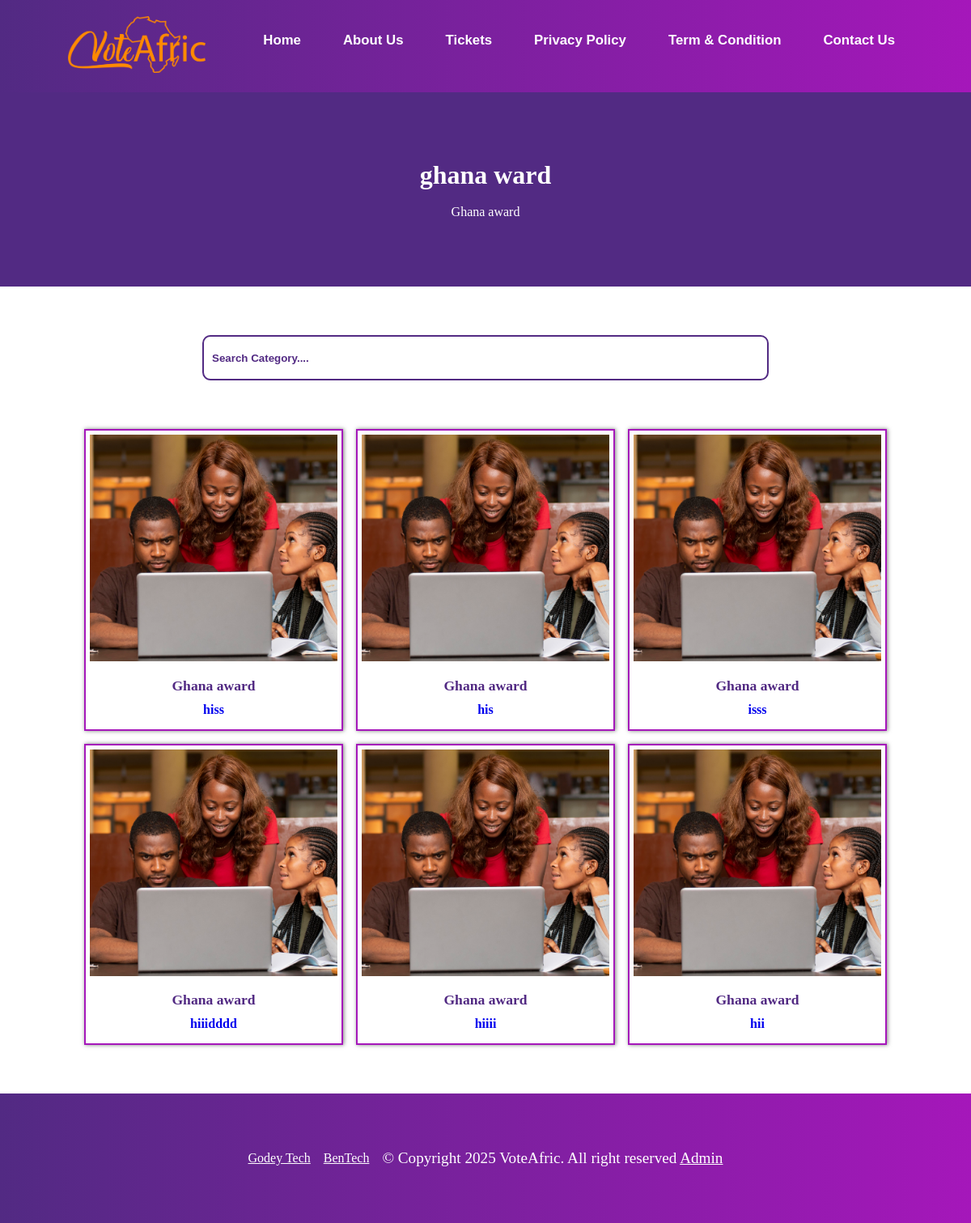
/ghana-wards/, run on the app's committed database.
### vote/models.py (models this page shows, shortened)
class Category(models.Model):
    award = models.CharField(max_length=100)
    title = models.CharField(max_length=100, null=True)
    image = models.ImageField(upload_to="category")
    slug = models.SlugField(unique=True)
    date_added = models.DateTimeField('date added', null=True)
    end_date = models.DateTimeField('end date', null=True)
    class Meta:
        verbose_name_plural = "categories"
        ordering = ('-date_added',)

class SubCategory(models.Model):
    category = models.ForeignKey(Category, on_delete=models.CASCADE)
    content = models.CharField(max_length=100)
    slug = models.SlugField(unique=True)
    date = models.DateTimeField(timezone.now)
    class Meta:
        verbose_name_plural = "sub categories"
        ordering = ('-date',)

### vote/views.py (the view)
# urls.py: path('<slug:category_slug>/', views.category, name='award_by_category'),
def category(request, category_slug=None):
    category = None
    award = SubCategory.objects.all()
    if category_slug:
        category = get_object_or_404(Category, slug=category_slug)
        award = award.filter(category=category)
    context = {
        'category': category,
        'award': award,
        'title': 'Category Detail'
    }
    return render(request, 'vote/category.html', context)

### vote/templates/vote/category.html (shortened to what this page needs)
{% extends 'vote/base.html' %}
{% load static %}
{% block content %}
<div class="banners">
    <div class="banners-content">
        <h1>{% if category %}{{ category.award }}{% else %}Award Name{% endif %}</h1>
        <br>
        <p>{% if category %}{{ category.title }}{% else %}Award Name{% endif %}</p>
    </div>
 <div class="search-bar-section">
    <form action="">
      <input type="search" name="search" id="search" placeholder="Search Category....">
  </form>
</div>
    <div class="award-category-section content">
        <div class="award-category-container">
            {% for a in award %}
            <a href="{% url 'nominee_detail' a.slug %}" class="category">
                <div class="category-sub">
                    <img src="{{ a.category.image.url }}" alt="image">
                    <div class="category-details">
                        <h2>{{ a.category.title }}</h2>
                        <h3>{{ a.content }}</h3>
                    </div>
                </div>
            </a>
            {% endfor %}
        </div>
    </div>
</div>
{% endblock content %}

### vote/static/vote/style.css (style rules this page uses)
* { padding: 0; margin: 0; text-decoration: none; list-style: none; box-sizing: border-box; }
:root { --voiletColor: #522a83; --orangeColor: #fb812b; --whiteColor: #fff; --violetColor: #522a83; --lightViolet: #f3e9fb; }
.search-bar-section { padding-top: 5%; }
.search-bar-section form { display: flex; justify-content: center; align-items: center; padding: 0 5%; }
.search-bar-section input { width: 100%; max-width: 700px; height: 7vh; outline: none; border: solid 2px #522a83; padding: 10px; border-radius: 10px; color: var(--voiletColor); }
.search-bar-section input::placeholder { color: var(--voiletColor); font-weight: 700; }
.banners { position: relative; }
.banners-content { background-color: var(--voiletColor); width: 100%; height: 30vh; text-align: center; display: flex; flex-direction: column; align-items: center; justify-content: center; color: var(--whiteColor); }
.award-category-section, .nominees-section-container { padding: 5% 6%; }
.award-category-container, .nominees-container { display: flex; justify-content: center; flex-wrap: wrap; gap: 1rem; }
.category, .nominees { width: 100%; max-width: 320px; min-height: 40vh; background-color: var(--whiteColor); border: solid 2px #a517ba; box-shadow: 1px 0 5px rgba(0, 0, 0, 0.5); transition: transform 0.5s; padding: 5px; }
.category img { width: 100%; height: 35vh; object-fit: cover; }
.category-details, .nominees-detail { display: flex; padding-top: 5%; align-items: center; flex-direction: column; }
.category-details h2, .nominees-detail h2 { font-size: 1.1rem; color: var(--voiletColor); text-align: center; }
.category-details h3, .nominees-detail h3 { font-size: 1rem; padding: 10px; text-align: center; }

### data on the page
Category: award "ghana ward", title "Ghana award"
SubCategory: category.image (picture), category "Ghana award", content "hiss"
SubCategory: category.image (picture), category "Ghana award", content "his"
SubCategory: category.image (picture), category "Ghana award", content "isss"
SubCategory: category.image (picture), category "Ghana award", content "hiiidddd"
SubCategory: category.image (picture), category "Ghana award", content "hiiii"
SubCategory: category.image (picture), category "Ghana award", content "hii"
